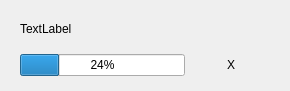
<?xml version="1.0" encoding="UTF-8"?>
<ui version="4.0">
 <class>ProgressDialog</class>
 <widget class="QDialog" name="ProgressDialog">
  <property name="geometry">
   <rect>
    <x>0</x>
    <y>0</y>
    <width>290</width>
    <height>91</height>
   </rect>
  </property>
  <property name="minimumSize">
   <size>
    <width>290</width>
    <height>91</height>
   </size>
  </property>
  <property name="windowTitle">
   <string>Dialog</string>
  </property>
  <widget class="QWidget" name="">
   <property name="geometry">
    <rect>
     <x>20</x>
     <y>10</y>
     <width>251</width>
     <height>66</height>
    </rect>
   </property>
   <layout class="QGridLayout" name="gridLayout">
    <item row="0" column="0" colspan="2">
     <widget class="QLabel" name="label_id">
      <property name="text">
       <string>TextLabel</string>
      </property>
     </widget>
    </item>
    <item row="1" column="0">
     <widget class="QProgressBar" name="progressBar">
      <property name="value">
       <number>24</number>
      </property>
     </widget>
    </item>
    <item row="1" column="1">
     <widget class="QPushButton" name="pushButton_cancel">
      <property name="text">
       <string>X</string>
      </property>
      <property name="flat">
       <bool>true</bool>
      </property>
     </widget>
    </item>
   </layout>
  </widget>
 </widget>
 <resources/>
 <connections/>
</ui>
